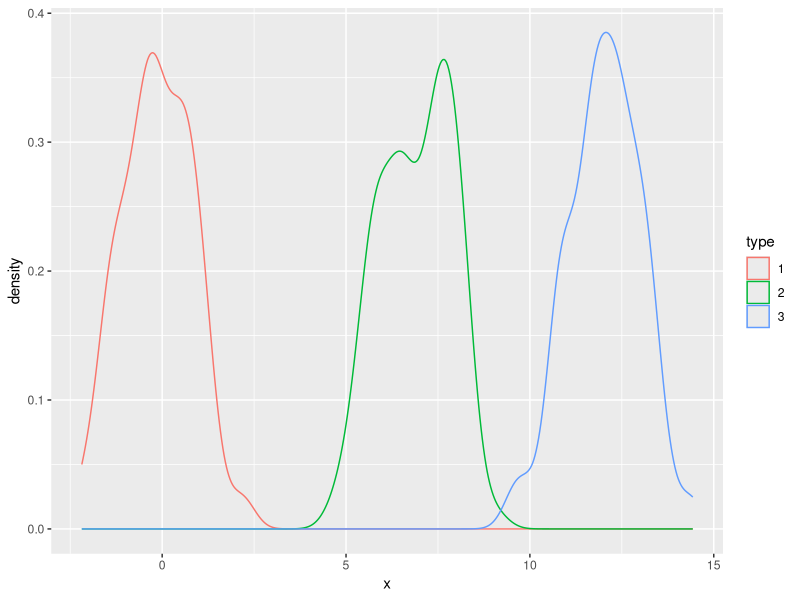

Recreate this plot in R.
setwd("Dropbox/Research/repo/polya/data/")
set.seed(10)

# generate the sample data from three normal distributions with different means
var<-1
x1<-rnorm(n=100, 0, var)
x2<-rnorm(n=100, 7, var)
x3<-rnorm(n=100, 12, var)
xx<-c(x1, x2, x3)

temp<-as.matrix(xx)
dim(temp)
# output to file
write.table(temp, file="normal_normal_data.csv", row.names=FALSE, col.names=FALSE)

dat<-data.frame(x=x1, type="1")
dat<-rbind(dat, data.frame(x=x2, type="2"))
dat<-rbind(dat, data.frame(x=x3, type="3"))

library(ggplot2)

ggplot(dat, aes(x=x, col=type))+geom_density()

